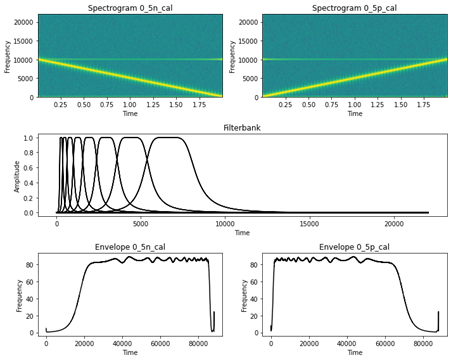

Write Python code to recreate this figure.
import scipy.signal as ssig
import math
import numpy as np

class wav_homework:
  def __init__(self,file_1,file_2):
    self.file_1=file_1
    self.file_2=file_2
  
  def load_data(self):
    from scipy.io import wavfile
    n_fs, n_data= wavfile.read(self.file_1)
    p_fs, p_data= wavfile.read(self.file_2)
    return n_fs, n_data, p_fs , p_data
  
  def bandpass_filter(self, lowcut, highcut, data): 
    nyq= 0.5 * 44100
    b,a = ssig.butter(3,[lowcut/nyq,highcut/nyq],btype='band')
    w,h=ssig.freqz(b,a,44100)
    w_hz=w*44100/(2*math.pi)
    after_data=ssig.filtfilt(b,a,data)
    return w_hz,abs(h),after_data

  def filter_bank(self):
    w_hz_list,filter_bank_list=[],[]
    n_fs, n_data, p_fs , p_data=wav_homework.load_data(self)
    number=[200, 373, 629, 1006, 1561, 2381, 3590, 5372, 8000]; d_number=[n_data,p_data]
    for j in range (len(d_number)):
      after_sdata=0
      for i in range(0,len(number)-1):
        w_hz,fr_w,after_data=wav_homework.bandpass_filter(self,number[i],number[i+1],d_number[j]) # bandpassfilter
        w_hz_list = np.concatenate([w_hz_list, w_hz]) # filter bank x
        filter_bank_list=np.concatenate([filter_bank_list,fr_w]) # filter bank y
        after_sdata+=after_data
      if j==0: after_ndata=after_sdata
      if j==1: after_pdata=after_sdata
    return w_hz_list, filter_bank_list, after_ndata, after_pdata

  def make_envelope(self,data,fs):
    rms_data=[];data=data.tolist()
    for i in range(0,len(data)):
      slist=[x**2 for x in data[i:i+1000]]
      s2_list=math.sqrt(sum(slist)/len(slist))
      rms_data.extend([s2_list])
    return rms_data


  def show_result(self):
    n_fs, n_data, p_fs , p_data=wav_homework.load_data(self) # load sound data 
    w_hz,fr_h,after_ndata, after_pdata=wav_homework.filter_bank(self) # filter bank 
  #  ndata_envelope=wav_homework.make_envelope(self,after_ndata,n_fs)
  #  pdata_envelope=wav_homework.make_envelope(self,after_pdata,p_fs)
    n_envelope=wav_homework.make_envelope(self,after_ndata,n_fs)
    p_envelope=wav_homework.make_envelope(self,after_pdata,p_fs)
    import matplotlib.pyplot as plt 
    plt.figure(figsize=(10,8))
    plt.subplot(3,2,1);plt.specgram(n_data,Fs=n_fs);plt.title("Spectrogram 0_5n_cal");plt.xlabel("Time");plt.ylabel("Frequency")
    plt.subplot(3,2,2);plt.specgram(p_data,Fs=p_fs);plt.title("Spectrogram 0_5p_cal");plt.xlabel("Time");plt.ylabel("Frequency")
    plt.subplot(3,1,2);plt.plot(w_hz,fr_h,'black');plt.title("Filterbank");plt.xlabel("Time");plt.ylabel("Amplitude")
    plt.subplot(3,2,5);plt.plot(n_envelope,'black');plt.title("Envelope 0_5n_cal");plt.xlabel("Time");plt.ylabel("Frequency")
    plt.subplot(3,2,6);plt.plot(p_envelope,'black');plt.title("Envelope 0_5p_cal");plt.xlabel("Time");plt.ylabel("Frequency")    
    plt.tight_layout();plt.show()


if __name__=="__main__":
  wav_homework("0_5n_cal.wav","0_5p_cal.wav").show_result()
